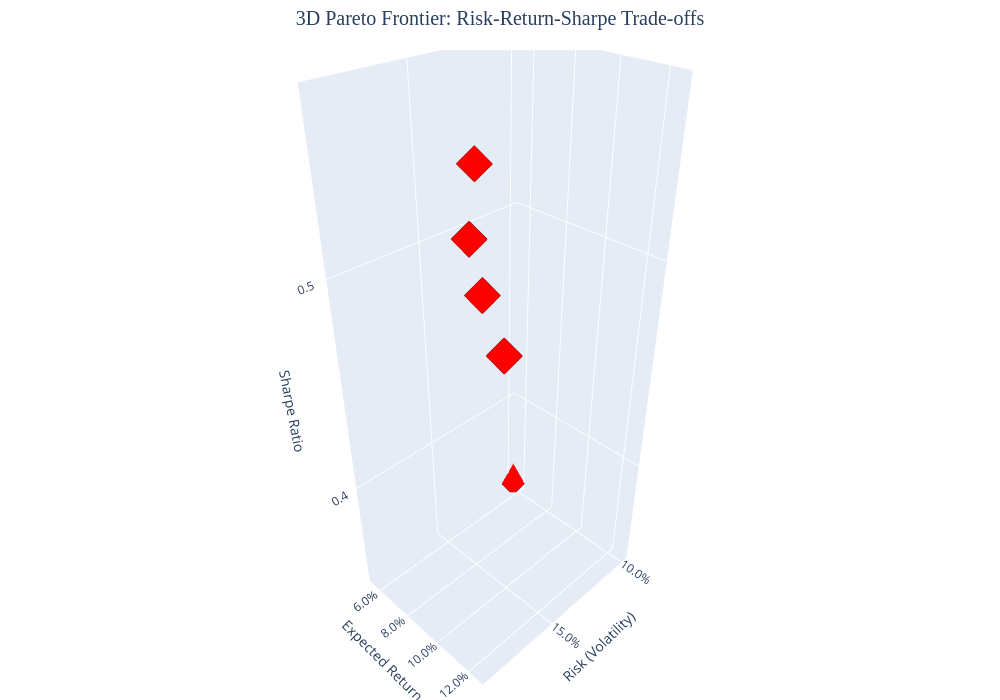

Here is the notebook cell this chart was saved with:
### Markdown cell above
## 2. Figure 1: 3D Pareto Frontier with Benchmark Comparison

Create the flagship 3D visualization showing the Pareto frontier with benchmark portfolios for publication-grade report.

### Code cell
if all_data_loaded:
    print("📊 Creating Figure 1: 3D Pareto Frontier with Benchmark Comparison")
    
    # Create interactive 3D scatter plot
    fig = go.Figure()
    
    # Add Pareto-optimal portfolios
    pareto_mask = pareto_enhanced_df['Category'].str.contains('Pareto', na=False)
    pareto_data = pareto_enhanced_df[pareto_mask]
    
    # Add Pareto portfolios by cluster
    unique_clusters = pareto_data['Cluster'].unique()
    colors = px.colors.qualitative.Set3[:len(unique_clusters)]
    
    for i, cluster in enumerate(unique_clusters):
        cluster_data = pareto_data[pareto_data['Cluster'] == cluster]
        
        fig.add_trace(go.Scatter3d(
            x=cluster_data['risk'],
            y=cluster_data['return'],
            z=cluster_data['sharpe_ratio'],
            mode='markers',
            marker=dict(
                size=8,
                color=colors[i],
                opacity=0.8,
                line=dict(color='black', width=1)
            ),
            name=f'Pareto Cluster {cluster}',
            hovertemplate='<b>Portfolio %{text}</b><br>' +
                         'Risk: %{x:.2%}<br>' +
                         'Return: %{y:.2%}<br>' +
                         'Sharpe: %{z:.3f}<br>' +
                         '<extra></extra>',
            text=cluster_data.index
        ))
    
    # Add benchmark portfolios if available
    if len(bogleheads_comparison_df) > 0:
        fig.add_trace(go.Scatter3d(
            x=bogleheads_comparison_df['risk'],
            y=bogleheads_comparison_df['return'],
            z=bogleheads_comparison_df['sharpe_ratio'],
            mode='markers',
            marker=dict(
                size=12,
                color='red',
                symbol='diamond',
                opacity=1.0,
                line=dict(color='darkred', width=2)
            ),
            name='Benchmark Portfolios',
            hovertemplate='<b>%{text}</b><br>' +
                         'Risk: %{x:.2%}<br>' +
                         'Return: %{y:.2%}<br>' +
                         'Sharpe: %{z:.3f}<br>' +
                         '<extra></extra>',
            text=bogleheads_comparison_df.index
        ))
    
    # Update layout for publication quality
    fig.update_layout(
        title=dict(
            text='3D Pareto Frontier: Risk-Return-Sharpe Trade-offs',
            font=dict(size=20, family="Arial Black"),
            x=0.5
        ),
        scene=dict(
            xaxis_title='Risk (Volatility)',
            yaxis_title='Expected Return',
            zaxis_title='Sharpe Ratio',
            xaxis=dict(tickformat='.1%'),
            yaxis=dict(tickformat='.1%'),
            camera=dict(
                eye=dict(x=1.5, y=1.5, z=1.5)
            )
        ),
        legend=dict(
            orientation="v",
            yanchor="top",
            y=1,
            xanchor="left",
            x=1.02,
            font=dict(size=12)
        ),
        width=1000,
        height=700,
        margin=dict(l=0, r=0, t=50, b=0)
    )
    
    # Show the interactive plot
    fig.show()
    
    # Save figures
    figures_dir.mkdir(parents=True, exist_ok=True)
    
    # Save interactive HTML
    fig.write_html(figures_dir / 'figure1_3d_pareto_frontier_interactive.html')
    print(f"✅ Interactive 3D plot saved to {figures_dir / 'figure1_3d_pareto_frontier_interactive.html'}")
    
    # Save static image
    try:
        fig.write_image(figures_dir / 'figure1_3d_pareto_frontier.png', width=1000, height=700, scale=2)
        fig.write_image(figures_dir / 'figure1_3d_pareto_frontier.pdf', width=1000, height=700)
        print(f"✅ Static images saved to figure1_3d_pareto_frontier.png/.pdf")
    except Exception as e:
        print(f"⚠️  Static image export requires kaleido: pip install kaleido")
        print(f"   HTML version available for viewing: {e}")
    
    print("🎯 Figure 1 complete: 3D Pareto Frontier with Benchmark Comparison")

else:
    print("❌ Cannot create Figure 1 - data loading failed")

### Figure 1 — Plotly figure (JSON) as saved in the notebook; plotly's stock layout.template omitted (floating-point values rounded to 4 significant figures)
{"data": [{"hovertemplate": "<b>%{text}</b><br>Risk: %{x:.2%}<br>Return: %{y:.2%}<br>Sharpe: %{z:.3f}<br><extra></extra>", "marker": {"color": "red", "line": {"color": "darkred", "width": 2}, "opacity": 1, "size": 12, "symbol": "diamond"}, "mode": "markers", "name": "Benchmark Portfolios", "text": ["3-Fund Portfolio (60/30/10)", "3-Fund Portfolio (70/20/10)", "60/40 Classic", "80/20 Aggressive", "Conservative (40/60)"], "type": "scatter3d", "x": [0.1861, 0.1896, 0.1307, 0.166, 0.09899], "y": [0.1198, 0.1262, 0.079, 0.1036, 0.05441], "z": [0.5362, 0.5604, 0.4513, 0.5037, 0.3476]}], "layout": {"height": 700, "legend": {"font": {"size": 12}, "orientation": "v", "x": 1.02, "xanchor": "left", "y": 1, "yanchor": "top"}, "margin": {"b": 0, "l": 0, "r": 0, "t": 50}, "scene": {"camera": {"eye": {"x": 1.5, "y": 1.5, "z": 1.5}}, "xaxis": {"tickformat": ".1%", "title": {"text": "Risk (Volatility)"}}, "yaxis": {"tickformat": ".1%", "title": {"text": "Expected Return"}}, "zaxis": {"title": {"text": "Sharpe Ratio"}}}, "title": {"font": {"family": "Arial Black", "size": 20}, "text": "3D Pareto Frontier: Risk-Return-Sharpe Trade-offs", "x": 0.5}, "width": 1000}}
